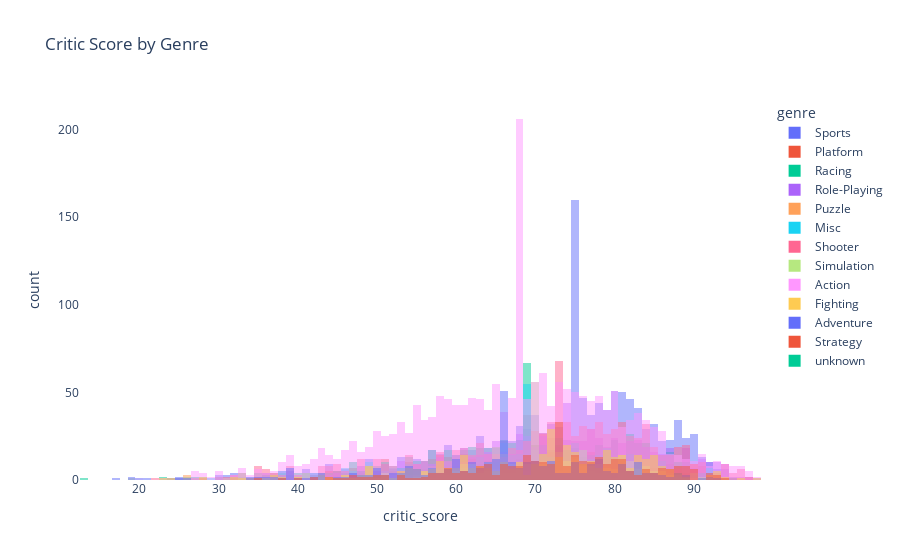

Here is the notebook cell this chart was saved with:
### Markdown cell above
critic_score is left-skewed, so I will fill missing values with the median.

### Code cell
cs_hist = px.histogram(vg, x='critic_score', color='genre', barmode='overlay',
                       title='Critic Score by Genre')

cs_hist.update_layout({
    'plot_bgcolor':'rgba(0, 0, 0, 0)',
    'paper_bgcolor':'rgba(0, 0, 0, 0)'
})

cs_hist.show()

### Figure 1 — Plotly figure (JSON) as saved in the notebook; plotly's stock layout.template omitted (floating-point values rounded to 4 significant figures; data arrays with more than 128 entries replaced by an {"elided": "..."} marker saying what was removed)
{"data": [{"alignmentgroup": "True", "bingroup": "x", "hovertemplate": "genre=Sports<br>critic_score=%{x}<br>count=%{y}<extra></extra>", "legendgroup": "Sports", "marker": {"color": "#636efa", "opacity": 0.5, "pattern": {"shape": ""}}, "name": "Sports", "offsetgroup": "Sports", "orientation": "v", "showlegend": true, "type": "histogram", "x": {"elided": "2347 int values"}, "xaxis": "x", "yaxis": "y"}, {"alignmentgroup": "True", "bingroup": "x", "hovertemplate": "genre=Platform<br>critic_score=%{x}<br>count=%{y}<extra></extra>", "legendgroup": "Platform", "marker": {"color": "#EF553B", "opacity": 0.5, "pattern": {"shape": ""}}, "name": "Platform", "offsetgroup": "Platform", "orientation": "v", "showlegend": true, "type": "histogram", "x": {"elided": "888 int values"}, "xaxis": "x", "yaxis": "y"}, {"alignmentgroup": "True", "bingroup": "x", "hovertemplate": "genre=Racing<br>critic_score=%{x}<br>count=%{y}<extra></extra>", "legendgroup": "Racing", "marker": {"color": "#00cc96", "opacity": 0.5, "pattern": {"shape": ""}}, "name": "Racing", "offsetgroup": "Racing", "orientation": "v", "showlegend": true, "type": "histogram", "x": {"elided": "1249 int values"}, "xaxis": "x", "yaxis": "y"}, {"alignmentgroup": "True", "bingroup": "x", "hovertemplate": "genre=Role-Playing<br>critic_score=%{x}<br>count=%{y}<extra></extra>", "legendgroup": "Role-Playing", "marker": {"color": "#ab63fa", "opacity": 0.5, "pattern": {"shape": ""}}, "name": "Role-Playing", "offsetgroup": "Role-Playing", "orientation": "v", "showlegend": true, "type": "histogram", "x": {"elided": "1498 int values"}, "xaxis": "x", "yaxis": "y"}, {"alignmentgroup": "True", "bingroup": "x", "hovertemplate": "genre=Puzzle<br>critic_score=%{x}<br>count=%{y}<extra></extra>", "legendgroup": "Puzzle", "marker": {"color": "#FFA15A", "opacity": 0.5, "pattern": {"shape": ""}}, "name": "Puzzle", "offsetgroup": "Puzzle", "orientation": "v", "showlegend": true, "type": "histogram", "x": {"elided": "580 int values"}, "xaxis": "x", "yaxis": "y"}, {"alignmentgroup": "True", "bingroup": "x", "hovertemplate": "genre=Misc<br>critic_score=%{x}<br>count=%{y}<extra></extra>", "legendgroup": "Misc", "marker": {"color": "#19d3f3", "opacity": 0.5, "pattern": {"shape": ""}}, "name": "Misc", "offsetgroup": "Misc", "orientation": "v", "showlegend": true, "type": "histogram", "x": {"elided": "1750 int values"}, "xaxis": "x", "yaxis": "y"}, {"alignmentgroup": "True", "bingroup": "x", "hovertemplate": "genre=Shooter<br>critic_score=%{x}<br>count=%{y}<extra></extra>", "legendgroup": "Shooter", "marker": {"color": "#FF6692", "opacity": 0.5, "pattern": {"shape": ""}}, "name": "Shooter", "offsetgroup": "Shooter", "orientation": "v", "showlegend": true, "type": "histogram", "x": {"elided": "1323 int values"}, "xaxis": "x", "yaxis": "y"}, {"alignmentgroup": "True", "bingroup": "x", "hovertemplate": "genre=Simulation<br>critic_score=%{x}<br>count=%{y}<extra></extra>", "legendgroup": "Simulation", "marker": {"color": "#B6E880", "opacity": 0.5, "pattern": {"shape": ""}}, "name": "Simulation", "offsetgroup": "Simulation", "orientation": "v", "showlegend": true, "type": "histogram", "x": {"elided": "873 int values"}, "xaxis": "x", "yaxis": "y"}, {"alignmentgroup": "True", "bingroup": "x", "hovertemplate": "genre=Action<br>critic_score=%{x}<br>count=%{y}<extra></extra>", "legendgroup": "Action", "marker": {"color": "#FF97FF", "opacity": 0.5, "pattern": {"shape": ""}}, "name": "Action", "offsetgroup": "Action", "orientation": "v", "showlegend": true, "type": "histogram", "x": {"elided": "3369 int values"}, "xaxis": "x", "yaxis": "y"}, {"alignmentgroup": "True", "bingroup": "x", "hovertemplate": "genre=Fighting<br>critic_score=%{x}<br>count=%{y}<extra></extra>", "legendgroup": "Fighting", "marker": {"color": "#FECB52", "opacity": 0.5, "pattern": {"shape": ""}}, "name": "Fighting", "offsetgroup": "Fighting", "orientation": "v", "showlegend": true, "type": "histogram", "x": {"elided": "849 int values"}, "xaxis": "x", "yaxis": "y"}, {"alignmentgroup": "True", "bingroup": "x", "hovertemplate": "genre=Adventure<br>critic_score=%{x}<br>count=%{y}<extra></extra>", "legendgroup": "Adventure", "marker": {"color": "#636efa", "opacity": 0.5, "pattern": {"shape": ""}}, "name": "Adventure", "offsetgroup": "Adventure", "orientation": "v", "showlegend": true, "type": "histogram", "x": {"elided": "1303 int values"}, "xaxis": "x", "yaxis": "y"}, {"alignmentgroup": "True", "bingroup": "x", "hovertemplate": "genre=Strategy<br>critic_score=%{x}<br>count=%{y}<extra></extra>", "legendgroup": "Strategy", "marker": {"color": "#EF553B", "opacity": 0.5, "pattern": {"shape": ""}}, "name": "Strategy", "offsetgroup": "Strategy", "orientation": "v", "showlegend": true, "type": "histogram", "x": {"elided": "683 int values"}, "xaxis": "x", "yaxis": "y"}, {"alignmentgroup": "True", "bingroup": "x", "hovertemplate": "genre=unknown<br>critic_score=%{x}<br>count=%{y}<extra></extra>", "legendgroup": "unknown", "marker": {"color": "#00cc96", "opacity": 0.5, "pattern": {"shape": ""}}, "name": "unknown", "offsetgroup": "unknown", "orientation": "v", "showlegend": true, "type": "histogram", "x": [null], "xaxis": "x", "yaxis": "y"}], "layout": {"barmode": "overlay", "legend": {"title": {"text": "genre"}, "tracegroupgap": 0}, "paper_bgcolor": "rgba(0, 0, 0, 0)", "plot_bgcolor": "rgba(0, 0, 0, 0)", "title": {"text": "Critic Score by Genre"}, "xaxis": {"anchor": "y", "domain": [0, 1], "title": {"text": "critic_score"}}, "yaxis": {"anchor": "x", "domain": [0, 1], "title": {"text": "count"}}}}
